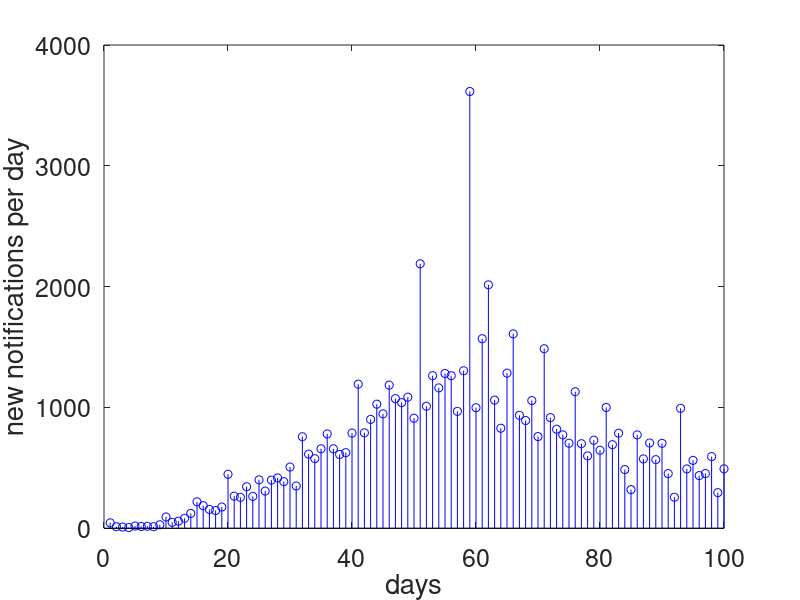

Here is the MATLAB script that generated this plot:
clc; clear; close all;
% COVID-19 data for Rio de Janeiro
load COVID19RJ.mat;
% regression model and prediction error
num   = @(x,beta) beta(1)*beta(2)*exp(-beta(1)*(x-beta(3)));
den   = @(x,beta) (1+exp(-beta(1)*(x-beta(3)))).^2;
f     = @(x,beta) num(x,beta)./den(x,beta);
E     = @(beta) norm(f(xdata,beta)-ydata);
% nonlinear regression process
b_ast = fminsearch(E,[0.1 8e4 55]);
% plot curves
stem(ydata,'ob','LineWidth',0.5)
hold on
plot(xdata,f(xdata,b_ast),'-r' ,'LineWidth',3)
hold off
xlabel('days'); ylabel('new notifications per day'); 
set(gca,'FontSize',18,'Color','none')